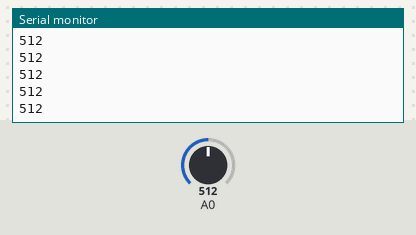
Bench run of a sketch on a simulated Arduino Uno, built with avr-gcc and run on an emulated ATmega328P. On the bench: the last lines printed to the serial monitor. Inputs (shaded band) come from the test bench; at power-on: A0 = 512.

Above: at 1.2 s.
1.3 s: A0 set to 716
At 2.4 s:
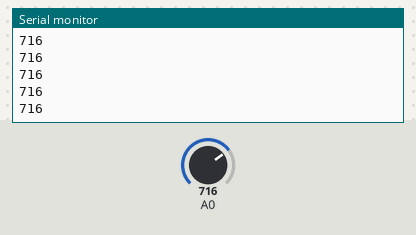
2.8 s: A0 set to 900
At 3.6 s:
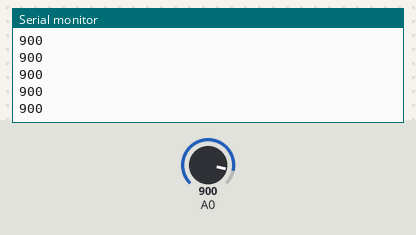
Timing chart, 0 to 5.8 s (numbered marks = the images above; inputs shaded):
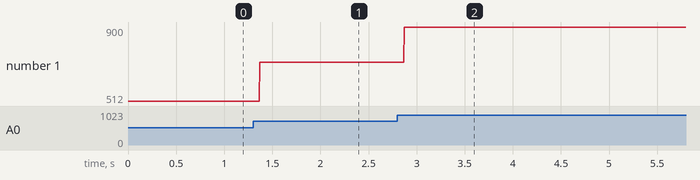

The sketch:

Measure_Voltage.ino
```cpp
int i = 0;
void setup() {
  // put your setup code here, to run once:
  Serial.begin(9600);
}

void loop() {
  // put your main code here, to run repeatedly:
//  while(i<10000){
  //Serial.println("Hello World");
  Serial.println(analogRead(A0),DEC);
  //Serial.println(analogRead(A1),DEC);
  i++;
 // }
}
```

Measured:
- after the input at 1.3 s, the serial monitor: prints a new line after 0.07 s (image 1)
- after the input at 2.8 s, the serial monitor: prints a new line after 0.07 s (image 2)
- plotted number 1: 512 → 716 after the input at 1.3 s, 716 → 900 after the input at 2.8 s
